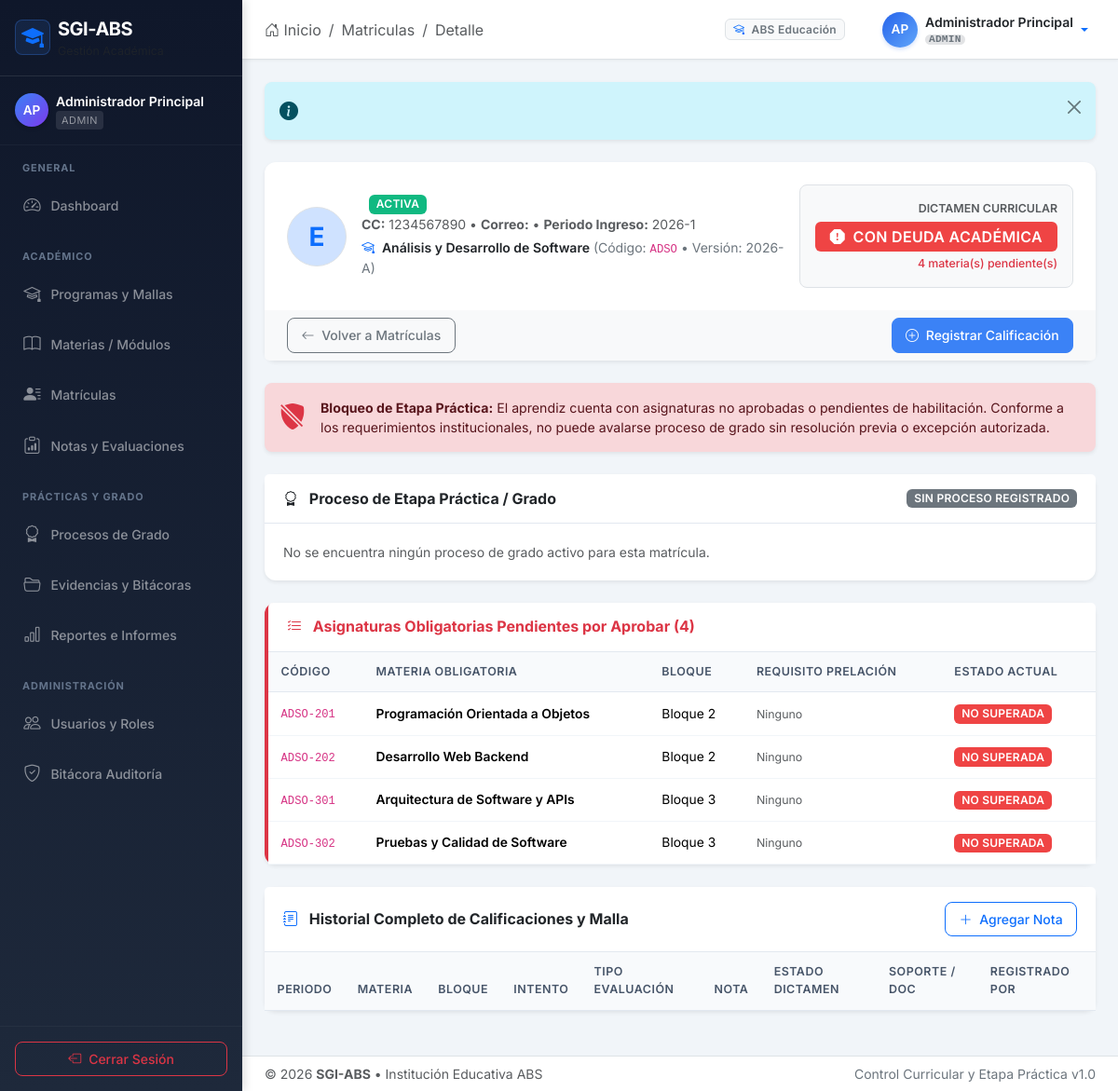
The app's page /index.php?module=matriculas&action=detalle&id=1 (signed in) with its own data.
### tables this page shows
CREATE TABLE `matriculas` (
  `id_matricula` INT UNSIGNED NOT NULL AUTO_INCREMENT,
  `id_usuario` INT UNSIGNED NOT NULL,
  `id_programa` INT UNSIGNED NOT NULL,
  `periodo_ingreso` VARCHAR(10) NOT NULL,
  `fecha_ingreso` DATE NOT NULL,
  `estado` ENUM('ACTIVA','SUSPENDIDA','FINALIZADA','RETIRADA') NOT NULL DEFAULT 'ACTIVA',
  PRIMARY KEY (`id_matricula`),
  UNIQUE KEY `uk_matricula` (`id_usuario`, `id_programa`),
  KEY `idx_matriculas_usuario` (`id_usuario`),
  KEY `idx_matriculas_programa` (`id_programa`),
  KEY `idx_matriculas_estado` (`estado`),
  CONSTRAINT `fk_matriculas_usuario` FOREIGN KEY (`id_usuario`) REFERENCES `usuarios` (`id_usuario`) ON UPDATE CASCADE ON DELETE RESTRICT,
  CONSTRAINT `fk_matriculas_programa` FOREIGN KEY (`id_programa`) REFERENCES `programas` (`id_programa`) ON UPDATE CASCADE ON DELETE RESTRICT
);

CREATE TABLE `usuarios` (
  `id_usuario` INT UNSIGNED NOT NULL AUTO_INCREMENT,
  `rol` ENUM('ADMIN','REGISTRO_ACADEMICO','COORDINACION','DOCENTE','RESP_PRACTICAS','ESTUDIANTE') NOT NULL DEFAULT 'ESTUDIANTE',
  `correo` VARCHAR(120) NOT NULL,
  `password_hash` VARCHAR(255) NOT NULL,
  `nombres` VARCHAR(80) NOT NULL,
  `apellidos` VARCHAR(80) NOT NULL,
  `tipo_documento` ENUM('CC','TI','CE','PASAPORTE','OTRO') NULL,
  `documento` VARCHAR(20) NULL,
  `fecha_nacimiento` DATE NULL,
  `telefono` VARCHAR(20) NULL,
  `autorizacion_datos` TINYINT(1) NOT NULL DEFAULT 0,
  `fecha_autorizacion` DATETIME NULL,
  `mfa_habilitado` TINYINT(1) NOT NULL DEFAULT 0,
  `estado` ENUM('ACTIVO','BLOQUEADO','INACTIVO') NOT NULL DEFAULT 'ACTIVO',
  `ultimo_acceso` DATETIME NULL,
  `creado_en` DATETIME NOT NULL DEFAULT CURRENT_TIMESTAMP,
  PRIMARY KEY (`id_usuario`),
  UNIQUE KEY `uk_usuarios_correo` (`correo`),
  KEY `idx_usuarios_rol` (`rol`),
  KEY `idx_usuarios_estado` (`estado`),
  KEY `idx_usuarios_documento` (`tipo_documento`, `documento`)
);

CREATE TABLE `programas` (
  `id_programa` INT UNSIGNED NOT NULL AUTO_INCREMENT,
  `codigo` VARCHAR(30) NOT NULL,
  `version` VARCHAR(20) NOT NULL,
  `nombre` VARCHAR(150) NOT NULL,
  `regimen` ENUM('SENA','IES','ETDH','OTRO') NOT NULL,
  `unidad_medida` ENUM('MATERIAS','CREDITOS','HORAS') NOT NULL DEFAULT 'MATERIAS',
  `total_periodos` TINYINT UNSIGNED NOT NULL,
  `nota_minima` DECIMAL(4,2) NOT NULL DEFAULT 3.00,
  `vigente_desde` DATE NOT NULL,
  `vigente_hasta` DATE NULL,
  `estado` ENUM('BORRADOR','PUBLICADA','CERRADA') NOT NULL DEFAULT 'BORRADOR',
  PRIMARY KEY (`id_programa`),
  UNIQUE KEY `uk_programa_version` (`codigo`, `version`),
  KEY `idx_programas_codigo` (`codigo`),
  KEY `idx_programas_estado` (`estado`)
);

### views/matriculas/detalle.php (the view, shortened to what the rows shown need)
<?php
include BASE_PATH . '/views/layouts/header.php';
$matricula = $matricula ?? [];
$materiasPendientes = $materiasPendientes ?? [];
?>
<div class="card shadow-sm border-0 mb-4">
  <div class="card-body p-4">
    <div class="d-flex flex-column flex-lg-row justify-content-between align-items-lg-center gap-3">
      <div class="d-flex align-items-center">
        <div>
          <div class="d-flex align-items-center gap-2 flex-wrap">
            <?= render_badge($matricula['estado'] ?? 'ACTIVA') ?>
          </div>
          <p class="text-muted small mb-1">
            <strong><?= htmlspecialchars($matricula['tipo_documento'] ?? 'CC', ENT_QUOTES, 'UTF-8') ?>:</strong> <?= htmlspecialchars($matricula['documento'] ?? '—', ENT_QUOTES, 'UTF-8') ?> &bull;
            <strong>Correo:</strong> <?= htmlspecialchars($matricula['estudiante_correo'] ?? '', ENT_QUOTES, 'UTF-8') ?> &bull;
            <strong>Periodo Ingreso:</strong> <?= htmlspecialchars($matricula['periodo_ingreso'] ?? '', ENT_QUOTES, 'UTF-8') ?>
          </p>
          <div class="small text-secondary">
            <i class="bi bi-mortarboard me-1 text-primary"></i>
            <span class="fw-semibold text-dark"><?= htmlspecialchars($matricula['programa_nombre'] ?? 'Programa Curricular', ENT_QUOTES, 'UTF-8') ?></span>
            (Código: <code><?= htmlspecialchars($matricula['programa_codigo'] ?? '', ENT_QUOTES, 'UTF-8') ?></code> &bull; Versión: <?= htmlspecialchars($matricula['programa_version'] ?? '1.0', ENT_QUOTES, 'UTF-8') ?>)
          </div>
        </div>
      </div>
    </div>
  </div>
</div>
<div class="row g-4 mb-4">
  <?php if (!empty($materiasPendientes)): ?>
  <div class="col-12">
    <div class="card shadow-sm border-0 border-start border-danger border-4">
      <div class="table-responsive">
        <table class="table table-hover align-middle mb-0">
          <thead>
            <tr>
              <th>Código</th>
              <th>Materia Obligatoria</th>
              <th>Bloque</th>
              <th>Requisito Prelación</th>
              <th>Estado Actual</th>
            </tr>
          </thead>
        </table>
      </div>
    </div>
  </div>
  <?php endif; ?>
  <div class="col-12">
    <div class="card shadow-sm border-0">
      <div class="table-responsive">
        <table class="table table-hover table-sm datatable align-middle mb-0">
          <thead>
            <tr>
              <th>Periodo</th>
              <th>Materia</th>
              <th>Bloque</th>
              <th>Intento</th>
              <th>Tipo Evaluación</th>
              <th>Nota</th>
              <th>Estado Dictamen</th>
              <th>Soporte / Doc</th>
              <th>Registrado Por</th>
            </tr>
          </thead>
        </table>
      </div>
    </div>
  </div>
</div>
<?php include BASE_PATH . '/views/layouts/footer.php'; ?>

### views/layouts/header.php (shortened to what the rows shown need)
<?php
if (!function_exists('render_badge')) {
    function render_badge(?string $status): string {
        $s = strtoupper(trim($status));
        $class = match ($s) {
            'ACTIVO', 'APROBADO', 'APROBADA', 'LIMPIO', 'PUBLICADA', 'AVALADO', 'EMITIDO', 'ACTIVA' => 'badge bg-success',
            'EN_CURSO', 'HABILITACION_PROGRAMADA', 'BORRADOR', 'EN_EJECUCION', 'SUSPENDIDA', 'EN_REVISION' => 'badge bg-warning text-dark',
            'REPROBADO', 'REPROBADO_HABILITACION', 'BLOQUEADO', 'INTERRUMPIDO', 'RETIRADA', 'RECHAZADA', 'REVOCADO', 'CON_DEUDA_ACADEMICA' => 'badge bg-danger',
            'INACTIVO', 'CERRADA' => 'badge bg-secondary',
            'PENDIENTE', 'ENTREGADA' => 'badge bg-info text-dark',
            'ELEGIBLE' => 'badge bg-primary',
            'HOMOLOGADO', 'FINALIZADO', 'APROBADO_HABILITACION' => 'badge bg-purple',
            default => 'badge bg-secondary'
        };
        $label = str_replace('_', ' ', $s);
        return '<span class="' . $class . '">' . htmlspecialchars($label, ENT_QUOTES, 'UTF-8') . '</span>';
    }
}
?>
<!DOCTYPE html>
<html lang="es">
<head>
  <link href="https://cdn.jsdelivr.net/npm/bootstrap@5.3.2/dist/css/bootstrap.min.css" rel="stylesheet">
  <link href="https://cdn.jsdelivr.net/npm/bootstrap-icons@1.11.3/font/bootstrap-icons.min.css" rel="stylesheet">
  <link href="https://cdn.datatables.net/1.13.7/css/dataTables.bootstrap5.min.css" rel="stylesheet">
  <link href="assets/css/app.css" rel="stylesheet">
</head>
<body class="<?= isset($currentUser) && $currentUser ? 'has-sidebar' : 'bg-auth' ?>">
<?php if (isset($currentUser) && $currentUser): ?>
<div class="d-flex" id="wrapper">
  <div id="page-content-wrapper" class="flex-grow-1 d-flex flex-column min-vh-100">
    <main class="flex-grow-1 py-4">
      <div class="container-fluid px-3 px-md-4">
<?php else: ?>
  <div class="container">
<?php endif; ?>

### records on screen
matriculas: estado "ACTIVA", id_usuario.tipo_documento "CC", id_usuario.documento "1234567890", periodo_ingreso "2026-1", id_programa.nombre "Análisis y Desarrollo de Software", id_programa.codigo "ADSO", id_programa.version "2026-A"

### other values on screen
$role "ADMIN"
$currentModule "Matriculas"
$currentAction "Detalle"
$currentUser['rol'] "ADMIN"
count($materiasPendientes) "4"
$mp['codigo_materia'] "ADSO-201"
$mp['nombre_materia'] "Programación Orientada a Objetos"
$mp['periodo_bloque'] "2"
$mp['codigo_materia'] "ADSO-202"
$mp['nombre_materia'] "Desarrollo Web Backend"
$mp['codigo_materia'] "ADSO-301"
$mp['nombre_materia'] "Arquitectura de Software y APIs"
$mp['periodo_bloque'] "3"
$mp['codigo_materia'] "ADSO-302"
$mp['nombre_materia'] "Pruebas y Calidad de Software"
